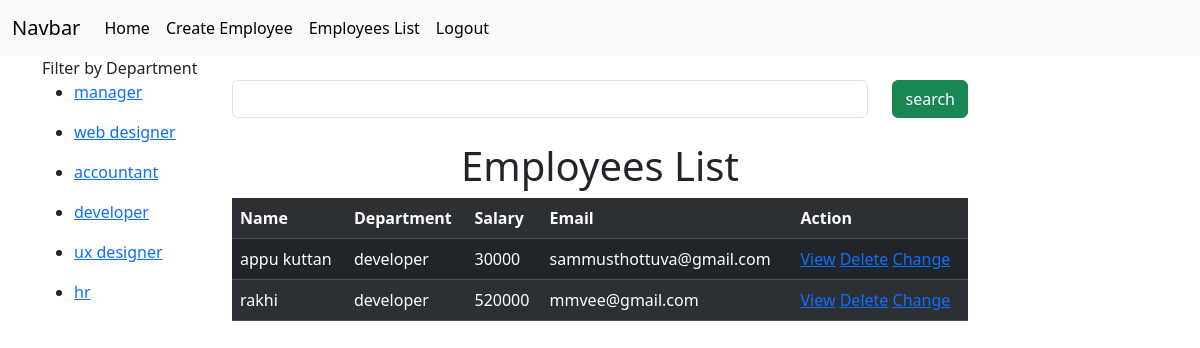
Screenshot of /employees/all?department=developer (signed in) with the database file from the repository.
### crm/models.py (models this page shows)
class Employees(models.Model):
    name=models.CharField(max_length=200)
    department=models.CharField(max_length=200)
    salary=models.PositiveIntegerField()
    email=models.EmailField(unique=True)
    age=models.PositiveIntegerField()
    contact=models.CharField(max_length=200,null=True,blank=True)
    profile_pic=models.ImageField(upload_to="images",null=True,blank=True)
    dob=models.DateField(null=True,blank=True)
    def __str__(self):
        return self.name

### crm/views.py (the view, shortened to what this page needs)
# urls.py: path("employees/all",views.EmployeeListView.as_view(),name="emp-all"),
@method_decorator(Signin_required,name="dispatch")
class EmployeeListView(View):
    def get(self,request,*args,**kwargs):
            qs=Employees.objects.all()
            departments=Employees.objects.all().values_list("department",flat=True).distinct()
            print(departments)
            print(request.GET)
            if "department" in request.GET:
                dept=request.GET.get("department")
                print(dept)
                qs=qs.filter(department__iexact=dept)
                print(qs)
            return render(request,"emp_list.html",{"data":qs,"department":departments})

### crm/views.py (called while the page is built)
def Signin_required(fn):
    def wrapper(request,*args,**kwargs):
        if not request.user.is_authenticated:
            messages.error(request,"invalid session")
            return redirect("signin")
        else:
            return fn(request,*args,**kwargs)
    return wrapper

### crm/templates/emp_list.html (shortened to what this page needs)
{%extends 'base.html'%}
{%block body_block%}
<div class="container">
    <div class="row">
        <div class="col-2">
            Filter by Department
            {%for dept in department%}
            <ul>
                <li><a href="{%url 'emp-all'%}?department={{dept}}">{{dept}}</a></li>
            </ul>
            {%endfor%}
        </div>
        <div class="col-8">
            <div>
                <form action="" method="post">
                    <div class="d-flex mt-4 mb-4">
                        <input type="text" name="box" class="form-control me-4">
                        <button type="submit" class="btn btn-success">search</button>
                    </div>
                </form>
            </div>
            <h1 class="text-center">Employees List</h1>
            <table class="table table-striped table-dark table-hover">
                <tr>
                    <th>Name</th>
                    <th>Department</th>
                    <th>Salary</th>
                    <th>Email</th>
                    <th>Action</th>
                </tr>
                {%for emp in data%}
                <tr>
                    <td>{{emp.name}}</td>
                    <td>{{emp.department}}</td>
                    <td>{{emp.salary}}</td>
                    <td>{{emp.email}}</td>
                    <td>
                        <a href="{%url 'emp-detail' emp.id%}">View</a>
                        <a href="{%url 'emp-delete' emp.id%}">Delete</a>
                        <a href="{%url 'emp-edit' emp.id%}">Change</a>
                    </td>
                </tr>
                {%endfor%}
            </table>
        </div>
        <div class="col-2"></div>
    </div>
</div>
{%endblock%}

### rows the page displays
Employees: name "appu kuttan", department "developer", salary "30000", email "sammusthottuva@gmail.com"
Employees: name "rakhi", department "developer", salary "520000", email "mmvee@gmail.com"

### other values shown
{{ dept }} "manager" "web designer" "accountant" "developer" "ux designer" "hr"
